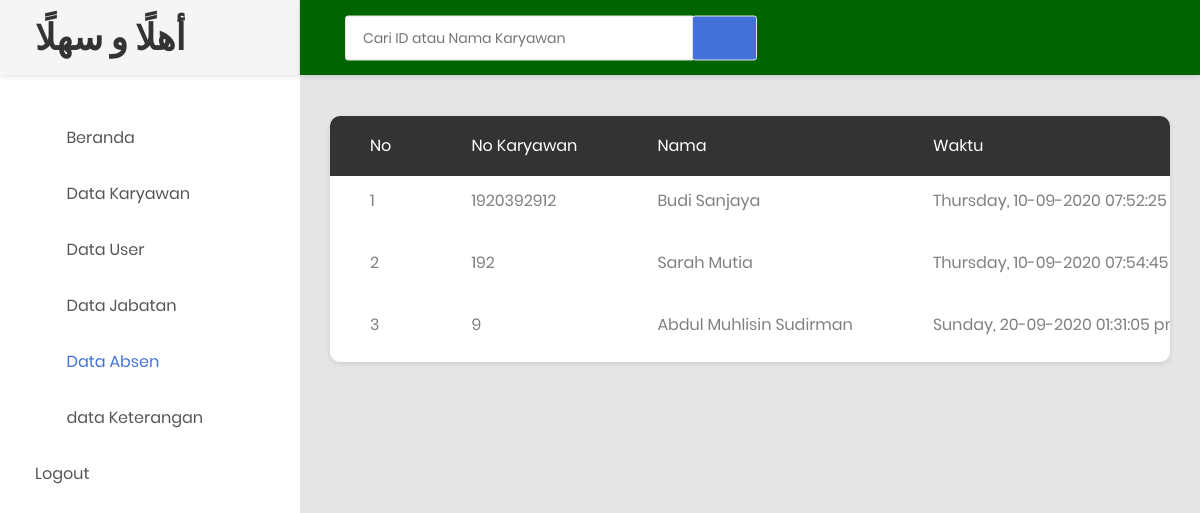
Screenshot of /data_absen.php (signed in) with the database file from the repository.
### tables this page shows
CREATE TABLE `tb_absen` (
  `id` int(11) NOT NULL,
  `id_karyawan` varchar(255) NOT NULL,
  `nama` varchar(255) NOT NULL,
  `waktu` varchar(255) NOT NULL
);

### data_absen.php (the view, shortened to what this page needs)
<!DOCTYPE html>
<html lang="en">
<head>
     <link rel="stylesheet" href="https://maxcdn.bootstrapcdn.com/bootstrap/4.5.2/css/bootstrap.min.css">
    <link rel="stylesheet" type="text/css" href="css/bootstrap.css" media="all">
    <link href="css/font-face.css" rel="stylesheet" media="all">
    <link href="vendor/font-awesome-4.7/css/font-awesome.min.css" rel="stylesheet" media="all">
    <link href="vendor/font-awesome-5/css/fontawesome-all.min.css" rel="stylesheet" media="all">
    <link href="vendor/mdi-font/css/material-design-iconic-font.min.css" rel="stylesheet" media="all">
    <link href="vendor/bootstrap-4.1/bootstrap.min.css" rel="stylesheet" media="all">
    <link href="vendor/animsition/animsition.min.css" rel="stylesheet" media="all">
    <link href="vendor/bootstrap-progressbar/bootstrap-progressbar-3.3.4.min.css" rel="stylesheet" media="all">
    <link href="vendor/wow/animate.css" rel="stylesheet" media="all">
    <link href="vendor/css-hamburgers/hamburgers.min.css" rel="stylesheet" media="all">
    <link href="vendor/slick/slick.css" rel="stylesheet" media="all">
    <link href="vendor/select2/select2.min.css" rel="stylesheet" media="all">
    <link href="vendor/perfect-scrollbar/perfect-scrollbar.css" rel="stylesheet" media="all">
    <link href="css/theme.css" rel="stylesheet" media="all">
</head>
<body class="animsition">
    <div class="page-wrapper">
        <aside class="menu-sidebar d-none d-lg-block">
            <div class="logo">
                <a href="#">
                    <h1>أهلًا و سهلًا</h1>
                </a>
            </div>
            <div class="menu-sidebar__content js-scrollbar1">
                <nav class="navbar-sidebar">
                    <ul class="list-unstyled navbar__list">
                        <li>
                            <a class="js-arrow" href="admin2.php">
                                <i class="fas fa-tachometer-alt"></i>Beranda</a>
                        </li>
                        <li>
                            <a href="datakaryawan.php">
                                <i class="fas fa-chart-bar"></i>Data Karyawan</a>
                        </li>
                        <li>
                            <a href="table.html">
                                <i class="fas fa-table"></i>Data User</a>
                        </li>
                        <li>
                            <a href="datajabatan.php">
                                <i class="far fa-check-square"></i>Data Jabatan</a>
                        </li>
                        <li class="active has-sub">
                            <a href="data_absen.php">
                                <i class="fas fa-calendar-alt"></i>Data Absen</a>
                        </li>
                          <li>
                            <a href="data_keterangan.php">
                                <i class="fas fa-table"></i>data Keterangan
                            </a>
                        </li>
                        <li>
                            <a href="logout.php">Logout</a>
                        </li>
                    </ul>
                </nav>
            </div>
        </aside>
        <div class="page-container">
            <header class="header-desktop"style="background-color:#006400;">
                <div class="section__content section__content--p30">
                    <div class="container-fluid">
                        <div class="header-wrap">
                            <form class="form-header" action="prospenab.php" method="POST">
                                <input autocomplete="off" class="au-input au-input--xl" type="text" name="cari" placeholder="Cari ID atau Nama Karyawan" />
                                <button class="au-btn--submit" type="submit">
                                    <i class="zmdi zmdi-search"></i>
                                </button>
                            </form>
                        </div>
                    </div>
                </div>
            </header>
            <div class="main-content">
                <div class="section__content section__content--p30">
                    <div class="container-fluid">
                        <div class="row">
                                <div class="table-responsive table--no-card m-b-30">
                                    <table class="table table-borderless table-striped table-earning">
                                        <thead>
                                            <tr>
                                                <th>No</th>
                                                <th>No Karyawan</th>
                                                <th>Nama</th>
                                                <th>Waktu</th>
                                            </tr>
                                        </thead>
                                        <?php
                                            include 'koneksi.php';
                                            $sql = "SELECT * FROM tb_absen";
                                            $query = mysqli_query($koneksi, $sql);
                                            $no = 1;
                                            while ($row = mysqli_fetch_array($query)) {
                                         ?>
                                        <tbody>
                                            <tr>
                                                <td><?php echo $no ?></td>
                                                <td><?php echo $row['id_karyawan']; ?></td>
                                                <td><?php echo $row ['nama']; ?></td>
                                                <td><?php echo $row['waktu']; ?></td>
                                            </tr>
                                           <?php
                                           $no++;
                                       }
                                            ?>
                                        </tbody>
                                    </table>
                                </div>
                            </div>
                        <div class="row">
                            <div class="col-lg-6">
                            </div>
                            <div class="col-lg-6">
                            </div>
                        </div>
                        <div class="row">
                            <div class="col-md-12">
                            </div>
                        </div>
                        <div class="row m-t-30">
                            <div class="col-md-12">
                            </div>
                        </div>
                </div>
            </div>
        </div>
    </div>
</body>
</html>

### rows the page displays
tb_absen: id_karyawan "1920392912", nama "Budi Sanjaya", waktu "Thursday, 10-09-2020 07:52:25…"
tb_absen: id_karyawan "192", nama "Sarah Mutia", waktu "Thursday, 10-09-2020 07:54:45…"
tb_absen: id_karyawan "9", nama "Abdul Muhlisin Sudirman", waktu "Sunday, 20-09-2020 01:31:05…"
